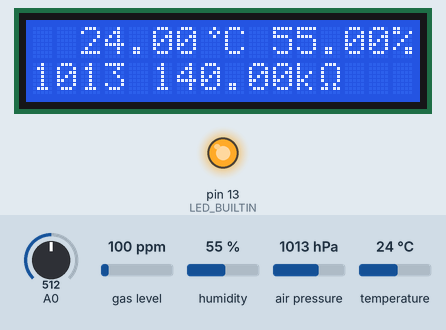
This sketch was run on a simulated Arduino Uno, built with avr-gcc and run on an emulated ATmega328P. Shown: 16×2 character LCD, output pins drawn as LEDs (lit = HIGH). Inputs (shaded band) come from the test bench; at power-on: gas level 100 ppm, humidity 55 %, air pressure 1013 hPa, temperature 24 °C, A0 = 512. What the sketch prints to the serial monitor is not drawn.

Above: at 3.2 s.
3.3 s: gas level set to 20 ppm
At 6.0 s:
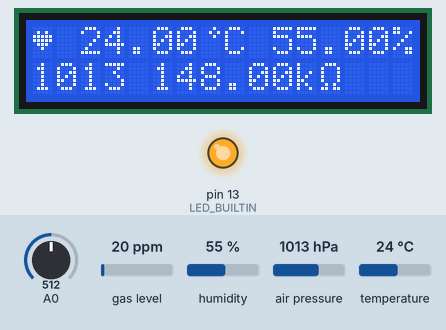
6.7 s: humidity set to 22 %
At 7.9 s:
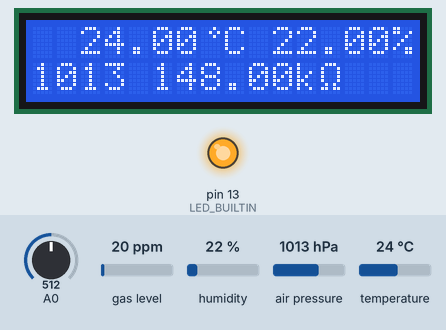
9.7 s: air pressure set to 952 hPa
At 11.0 s:
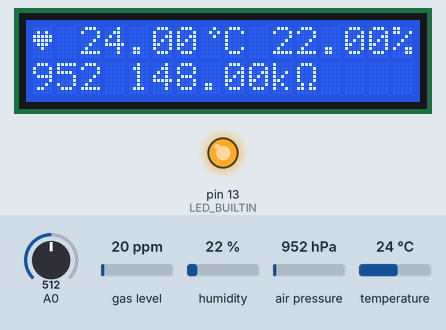
12.7 s: temperature set to 12 °C
At 13.9 s:
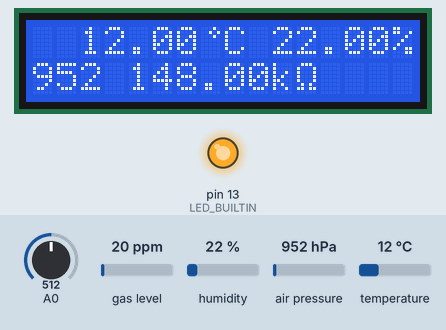
15.7 s: gas level set to 250 ppm
At 17.0 s:
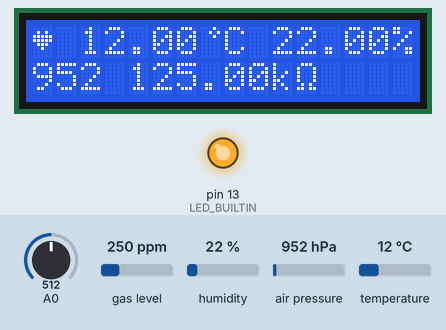
Timing chart, 0 to 18.7 s (numbered marks = the images above; inputs shaded):
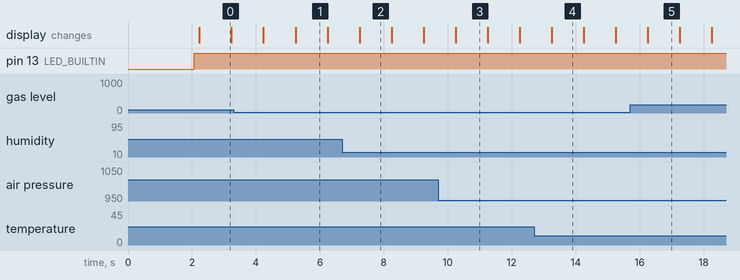

Measured:
- after the input at 3.3 s, the display: first changes after 0.94 s (image 1 shows a later state)
- after the input at 6.7 s, the display: changes after 0.54 s (image 2)
- after the input at 9.7 s, the display: changes after 0.54 s (image 3)
- after the input at 12.7 s, the display: changes after 0.55 s (image 4)
- after the input at 15.7 s, the display: changes after 0.55 s (image 5)
- what the display in image 0 shows lasts 1.0 s, from 2.2 s to 3.2 s

The sketch:

EnvironmentSensorBME680.ino
```cpp
/*  Author: Jan Schöfer


    Changelog:

    Version 0.01a: 20.12.2019
	  -tested and working
      -initial version
      -derrived from Version EnvironemtSensorBME280 0.21a of 26.04.2018

    Setup:
    Arduino UNO with LCD Keypad Shield OR Arduino Micro
    BME680 connected to +5V (red), GND (black), SDA (green), SCL (yellow),
    for Arduino UNO: A4 (SDA), A5 (SCL)
    for Arduino Micro: 2 (SDA), 3 (SCL)
*/
#define DEBUGGING_MODE 0 //debugging flag

#define VERSION "0.01a"

#define SERIAL_INTERVAL 1000 //interval for sending serial [ms]
#define LCD_INTERVAL 1000 //interval for refreshing LCD [ms]
#define BME_INTERVAL 1000 //interval for reading BME280 (may collide with sensor standby)
#define BLINK_INTERVAL 1000 //interval for blinking (LED, LCD heart)
//#define NO_VALUE_FLOAT 0.00f //dummy value for error data
//#define SENSOR_ERROR_STRING "/SENSOR ERROR/" //string to print on error

//for Sensor BME680
#include <Wire.h> //I2C library
#include <Adafruit_Sensor.h> //not really needed here (Adafruit_BME280.h needs this)
#include <Adafruit_BME680.h>
#define SEALEVELPRESSURE_HPA (1013.25)

Adafruit_BME680 bme; //I2C

float humidity = 0.0;
float temperature = 0.0;
float pressure = 0.0;
float gas = 0.0;
byte sensorError = 0;

//for LCD Keypad Shield
#include <Wire.h> //I2C library
#include <LiquidCrystal.h>
LiquidCrystal lcd(8, 9, 4, 5, 6, 7); // pins for LCD panel

int btnID     = 0;
int btnAnalogValue  = 0;
#define btnRIGHT  0
#define btnUP     1
#define btnDOWN   2
#define btnLEFT   3
#define btnSELECT 4
#define btnNONE   5

//for time handling
long t_lastDisplay = 0;
long t_lastSerial = 0;
long t_lastSensor = 0;
long t_lastBlink = 0;

bool blinkState = false;

//additional LCD characters
uint8_t heart[8] = {0x00, 0x0A, 0x1F, 0x1F, 0x0E, 0x04, 0x00, 0x00}; //heart symbol
uint8_t degree[8] = {0x02, 0x05, 0x02, 0x00, 0x00, 0x00, 0x00, 0x00}; //degree symbol
uint8_t arrowup[8] = {0x04, 0x0E, 0x15, 0x04, 0x04, 0x04, 0x04, 0x00}; //arrow-up symbol
uint8_t ohm[8] = {0x0E, 0x11, 0x11, 0x11, 0x11, 0x0A, 0x1B, 0x00}; //ohm symbol

// read buttons
int read_buttons()
{
  btnAnalogValue = analogRead(0);      // read the value from analog button pin
  // analog button values (right:0; up:132; down:306; left:480; select:721; none:1023)

  if (btnAnalogValue > 1000) return btnNONE;
  if (btnAnalogValue < 50)   return btnRIGHT;
  if (btnAnalogValue < 250)  return btnUP;
  if (btnAnalogValue < 400)  return btnDOWN;
  if (btnAnalogValue < 650)  return btnLEFT;
  if (btnAnalogValue < 850)  return btnSELECT;

  return btnNONE;  // when all others fail, return this...
}

void displayHandler()
{
  if (t_lastDisplay < (millis() - LCD_INTERVAL)) {
    t_lastDisplay = millis();
    btnID = read_buttons();         // read the buttons
    switch (btnID) {               // depending on which button was pushed, we perform an action

      case btnUP:
        {
        //show up time
        lcd.clear();
        lcd.setCursor(0, 0);
        lcd.print("Up-Time:");
        lcd.setCursor(0, 1);
        lcd.print(String(millis()/1000) + "s ~ ");
        lcd.print(String(float(millis())/3600000.0, 3));
        lcd.print("h");
        break;
      }
      case btnRIGHT:
      {
        //break;
      }
      case btnLEFT:
      {
        //break;
      }
      case btnDOWN:
      {
        //break;
      }
      case btnSELECT:
      {
        //break;
      }
      case btnNONE:
      {
        // standard state
        lcd.clear();
        lcd.setCursor(0, 0);

        if (!blinkState) {
          lcd.write(byte(0)); //heart
          //lcd.print("X ");
        } else {
          lcd.print("  "); //delete heart
        }
        lcd.setCursor(1, 0);
        lcd.print(" " + String(temperature));
        lcd.write(byte(1)); //degree symbol
        lcd.print("C " + String(humidity) + "%");

        // lcd.setCursor(row, line);
        lcd.setCursor(0, 1); // move to the begining of the second LCD line
        lcd.print(String(pressure, 0) + " " + String(gas) + "k");
        lcd.write(byte(3)); //ohm symbol
      }
      break;
    }
  }
}

void serialWriteHandler()
{
  if (!sensorError)
  {
    if (t_lastSerial < (millis() - SERIAL_INTERVAL)) {
    t_lastSerial = millis();
    Serial.println(
      String(millis()/1000) + "; " +
      String(temperature) + "; " +
      String(humidity) + "; " +
      String(pressure) + "; " +
      String(gas) + "; " +
      String(sensorError) + ";");
    }
  } else
  {
    Serial.println("ERROR: Sensor");
  }
}

void serialDebugMsg(String(tmpDebugString))
{
  if (DEBUGGING_MODE) Serial.println("DEBUG: " + String(millis()) + ": " + tmpDebugString);
}

void serialReadHandler()
{
  if (Serial.available() > 0) {
    String tmp = Serial.readString();
  }
}

void welcomeLcd()
{
  // print welcome message
  lcd.setCursor(0, 0);           // set cursor to beginning
  lcd.print("Welcome!");         // print a simple message
  lcd.setCursor(0, 1);           // cursor to second line
  lcd.print("EnviroSens ");      // print Version
  lcd.print(VERSION);
}

void setup()
{
  // initialize serial communication at 115200 bits per second:
  Serial.begin(115200);
  while (!Serial);
  serialDebugMsg("Serial initialised");

  // initialise pins
  pinMode(LED_BUILTIN, OUTPUT);
  serialDebugMsg("LED_BUILTIN initialised");

  // initialise LCD
  lcd.createChar(0, heart);
  lcd.createChar(1, degree);
  lcd.createChar(2, arrowup);
  lcd.createChar(3, ohm);
  lcd.begin(16, 2);              // initialise LCD
  lcd.clear();
  welcomeLcd();
  serialDebugMsg("LCD initialised");

  delay(2000); // wait so someone can read the display

  // initialse sensor
  if (!bme.begin()) {
    Serial.println("Could not find a valid BME680 sensor, check wiring!");
    lcd.setCursor(0, 1);
    lcd.print("No BME680 found...");
    while (1);
  }

  // Set up oversampling and filter initialization
  serialDebugMsg("Startet BME setup");
  bme.setTemperatureOversampling(BME680_OS_8X);
  bme.setHumidityOversampling(BME680_OS_2X);
  bme.setPressureOversampling(BME680_OS_4X);
  bme.setIIRFilterSize(BME680_FILTER_SIZE_3);
  bme.setGasHeater(320, 150); // 320*C for 150 ms
  serialDebugMsg("Ended BME setup");

  serialDebugMsg("End setup()");
}

void loop()
{
  //blink LED and Display
  if (t_lastBlink < (millis() - BLINK_INTERVAL)) {
    t_lastBlink = millis();
    if (!blinkState) {
      digitalWrite(LED_BUILTIN, HIGH);
      blinkState = true;
    } else {
      digitalWrite(LED_BUILTIN, LOW);
      blinkState = false;
    }
    digitalWrite(LED_BUILTIN, HIGH);
  }

  // read BME680
  if (t_lastSensor < (millis() - BME_INTERVAL)) {
    t_lastSensor = millis();
    sensorError = 0;
    if (! bme.performReading()) {
      sensorError = 1;
    } else {
    humidity = bme.humidity;
    temperature = bme.temperature;
    pressure = bme.pressure / 100.0f;
    gas = bme.gas_resistance / 1000.00f;
    }
  }

  // serialReadHandler();
  serialWriteHandler();
  displayHandler();

/*
    switch (lcd_key)               // depending on which button was pushed, we perform an action
    {
      case btnRIGHT:
        {
          lcd.print("RIGHT ");
          break;
        }
      case btnLEFT:
        {
          lcd.print("LEFT   ");
          break;
        }
      case btnUP:
        {
          lcd.print("UP    ");
          break;
        }
      case btnDOWN:
        {
          lcd.print("DOWN  ");
          break;
        }
      case btnSELECT:
        {
          lcd.print("SELECT");
          break;
        }
      case btnNONE:
        {
          lcd.print("NONE  ");
          break;
        }
    }
    */
}
```
